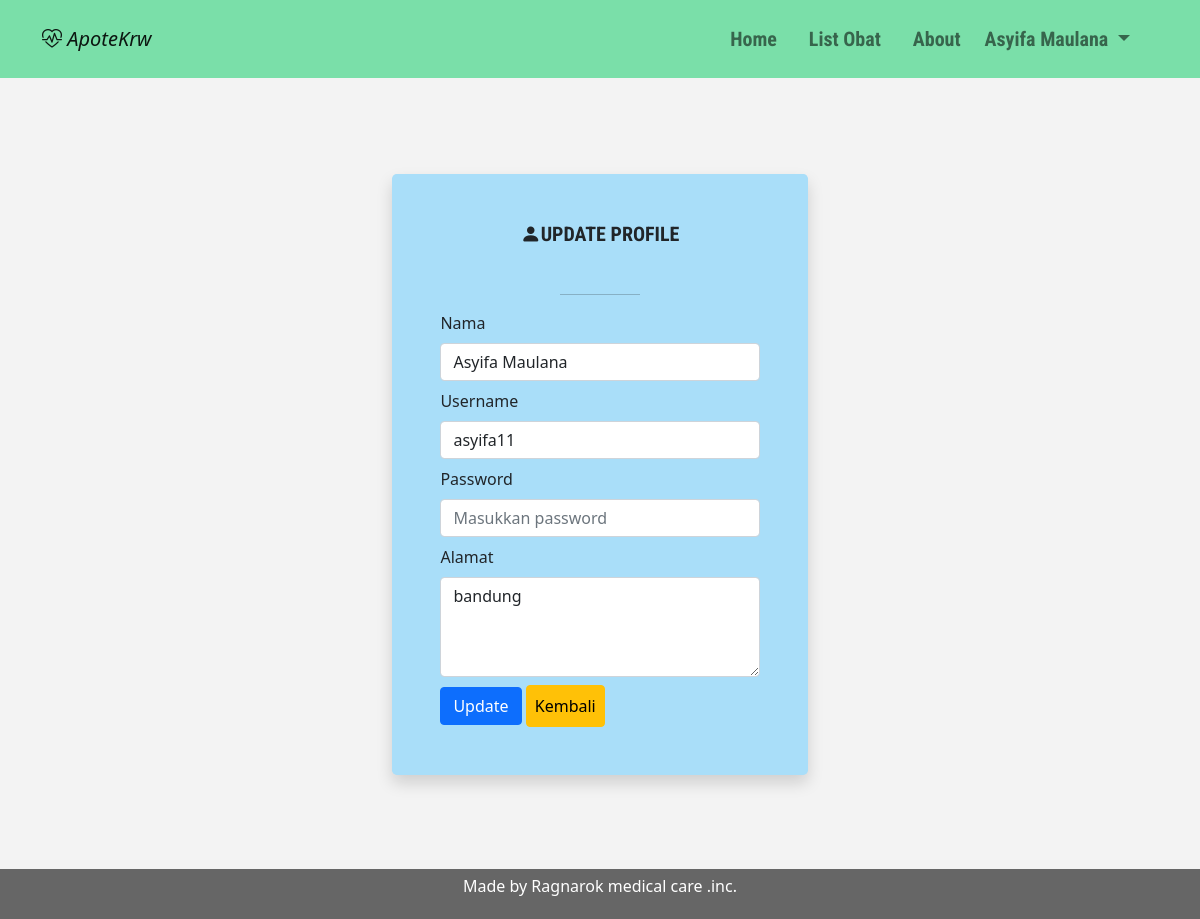
Screenshot of /user/index.php?page=updateProfile&id=5 (signed in) with the database file from the repository.
### tables this page shows
CREATE TABLE `user` (
  `id_user` int(6) NOT NULL,
  `nama_lengkap` varchar(30) NOT NULL,
  `username` varchar(20) NOT NULL,
  `password` varchar(255) NOT NULL,
  `alamat` text NOT NULL,
  `status` enum('Admin','User') NOT NULL DEFAULT 'User'
);

### user/profile/profile.php (the view, shortened to what this page needs)
<?php
if (isset($_SESSION['id_user'])) {
    $id = $_SESSION['id_user'];
    $query = mysqli_query($koneksi, "SELECT * FROM user WHERE id_user='$id'");
    $data = mysqli_fetch_array($query);
    if (mysqli_num_rows($query) == 1) {
?>
        <div class="container p-5">
            <div class="row">
              <div class="col-sm-9 col-md-7 col-lg-5 mx-auto">
                <div class="card cardLog border-0 shadow rounded-3 my-5">
                  <div class="login card-body p-4 p-sm-5">
                    <h1 class="card-title text-center mb-5 fs-5"><i class="bi bi-person-fill"></i><strong>UPDATE PROFILE</strong></h1>
                    <hr class="w-25 mx-auto">
                    <form action="index.php?page=update-proses" method="post">
                        <div class="mb-2">
                            <label for="nama_lengkap" class="form-label">Nama</label>
                            <input type="text" name="nama_lengkap" id="nama_lengkap" class="form-control" placeholder="Masukkan nama" value="<?= $data['nama_lengkap'] ?>">
                        </div>
                        <div class="mb-2">
                            <label for="username" class="form-label">Username</label>
                            <input type="text" name="username" id="username" class="form-control" placeholder="Masukkan username" value="<?= $data['username'] ?>">
                        </div>
                        <div class="mb-2">
                            <label for="password" class="form-label">Password</label>
                            <input type="password" name="password" id="password" class="form-control" placeholder="Masukkan password">
                        </div>
                        <div class="mb-2">
                            <label for="alamat" class="form-label">Alamat</label>
                            <textarea name="alamat" id="alamat" class="form-control" placeholder="Masukkan Alamat"
                            style="height: 100px; width: 100%;" required><?= $data['alamat'] ?> </textarea>
                        </div>
                        <input type="submit" value="Update" name="update" class="btn btn-primary">
                        <a class="btn btn-md btn-warning py-2 px-2" href="index.php?page=profile" role="button">Kembali</a>
                    </form>
                  </div>
                </div>
              </div>
            </div>
          </div>
<?php
    } else {
        header("Location:index.php?page=profile");
    }
} else {
    header("Location:index.php?page=profile");
}
?>

### assets/css/styles.css (style rules this page uses)
body { background-color: #f3f3f3; min-height: 100vh; position: relative; }
h1, h4, h2 { font-family: 'Roboto Condensed', sans-serif; }
.card { background-color: #a9def9; }
.row { margin: 0 -5px; }

### rows the page displays
user: nama_lengkap "Asyifa Maulana", username "asyifa11", alamat "bandung"

### other values shown
$_SESSION['nama_lengkap'] "Asyifa Maulana"
